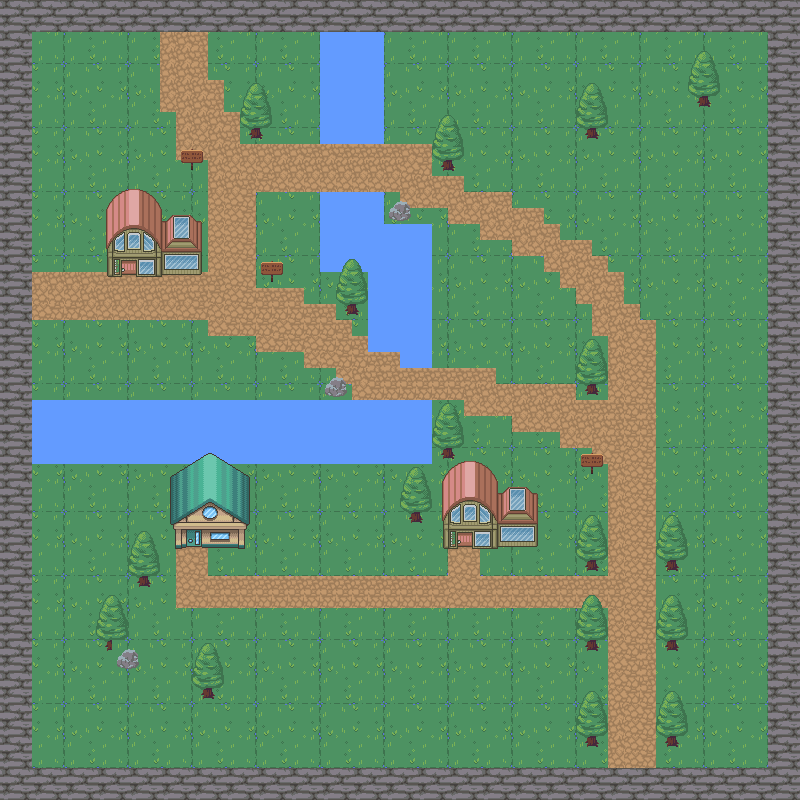

A 2D game scene composited from a Tiled map and its tileset images. What follows is a short description and the map's XML, with each tile layer's data collapsed to a summary:
An orthogonal 50x50 tile map with 16x16 px tiles, 6 tile layers (background, walls, water, path, ...), 2 tilesets and 41 objects (35x collision, player, enter_house, enter_house_exit).

<map version="1.5" tiledversion="1.7.2" orientation="orthogonal" renderorder="right-down" width="50" height="50" tilewidth="16" tileheight="16" infinite="0" nextlayerid="12" nextobjectid="58">
 <tileset firstgid="1" source="nature.tsx" />
 <tileset firstgid="721" source="house.tsx" />
 <layer id="1" name="background" width="50" height="50">
  <data>[2500 cells, 2500 non-empty, 16 distinct tile ids]</data>
 </layer>
 <layer id="2" name="walls" width="50" height="50">
  <data>[2500 cells, 384 non-empty, 4 distinct tile ids]</data>
 </layer>
 <layer id="3" name="water" width="50" height="50">
  <data>[2500 cells, 201 non-empty, 4 distinct tile ids]</data>
 </layer>
 <layer id="5" name="path" width="50" height="50">
  <data>[2500 cells, 385 non-empty, 4 distinct tile ids]</data>
 </layer>
 <objectgroup id="7" name="objects">
  <object id="1" name="player" x="628.347" y="716.564">
   <point />
  </object>
  <object id="2" x="-427.152" y="133.098">
   <point />
  </object>
  <object id="5" type="collision" x="40.239" y="3.09531" width="752.159" height="29.4054" />
  <object id="9" type="collision" x="767.636" y="40.239" width="17.0242" height="747.517" />
  <object id="10" x="537.036" y="939.425" />
  <object id="11" type="collision" x="35.596" y="769.183" width="724.302" height="20.1195" />
  <object id="12" type="collision" x="9.28592" y="26.3101" width="20.1195" height="750.612" />
  <object id="14" type="collision" x="320.364" y="40.239" width="60.3585" height="103.693" />
  <object id="16" type="collision" x="321.912" y="190.361" width="44.882" height="78.9303" />
  <object id="17" type="collision" x="372.984" y="229.053" width="55.7155" height="122.265" />
  <object id="21" type="collision" x="34.0484" y="402.39" width="397.746" height="61.9061" />
  <object id="22" x="416.319" y="521.559" rotation="28.887" />
  <object id="24" type="collision" x="394.651" y="359.056" width="37.1437" height="4.64299" />
  <object id="27" type="collision" x="176.432" y="148.575" width="29.4054" height="24.7624" />
  <object id="28" type="collision" x="236.791" y="78.9303" width="35.596" height="60.3585" />
  <object id="29" type="collision" x="434.89" y="116.074" width="30.9531" height="55.7155" />
  <object id="30" type="collision" x="337.388" y="267.744" width="29.4054" height="55.7155" />
  <object id="31" type="collision" x="260.006" y="256.91" width="23.2148" height="27.8578" />
  <object id="32" type="collision" x="578.822" y="94.4068" width="27.8578" height="47.9772" />
  <object id="33" type="collision" x="687.158" y="55.7155" width="30.9531" height="51.0725" />
  <object id="34" type="collision" x="388.461" y="201.195" width="23.2148" height="20.1195" />
  <object id="35" type="collision" x="581.917" y="340.484" width="20.1195" height="52.6202" />
  <object id="36" type="collision" x="325.007" y="382.27" width="21.6671" height="13.9289" />
  <object id="37" type="collision" x="437.986" y="408.58" width="26.3101" height="49.5249" />
  <object id="38" type="collision" x="577.275" y="453.462" width="29.4054" height="24.7624" />
  <object id="39" type="collision" x="659.3" y="516.916" width="26.3101" height="58.8108" />
  <object id="40" type="collision" x="577.275" y="516.916" width="29.4054" height="55.7155" />
  <object id="41" type="collision" x="402.39" y="478.225" width="27.8578" height="57.2632" />
  <object id="42" type="collision" x="133.098" y="533.94" width="20.1195" height="51.0725" />
  <object id="43" type="collision" x="102.145" y="603.585" width="21.6671" height="44.8819" />
  <object id="44" type="collision" x="116.074" y="651.562" width="20.1195" height="18.5718" />
  <object id="45" type="collision" x="195.004" y="642.276" width="24.7624" height="58.8108" />
  <object id="46" type="collision" x="577.275" y="598.942" width="24.7624" height="52.6202" />
  <object id="47" type="collision" x="659.3" y="603.585" width="27.8578" height="46.4296" />
  <object id="48" type="collision" x="578.822" y="696.444" width="23.2148" height="51.0725" />
  <object id="49" type="collision" x="657.752" y="696.444" width="29.4054" height="47.9772" />
  <object id="50" type="collision" x="109.883" y="227.505" width="91.3115" height="44.8819" />
  <object id="53" type="collision" x="439.533" y="502.987" width="94.4068" height="44.882" />
  <object id="54" type="collision" x="167.147" y="470.486" width="82.0256" height="75.835" />
  <object id="56" name="enter_house" type="enter_house" x="181.075" y="524.654" width="23.2148" height="24.5434" />
  <object id="57" name="enter_house_exit" type="enter_house_exit" x="193.676" y="606.091">
   <point />
  </object>
 </objectgroup>
 <layer id="8" name="decorations" width="50" height="50">
  <data>[2500 cells, 159 non-empty, 16 distinct tile ids]</data>
 </layer>
 <layer id="11" name="house" width="50" height="50">
  <data>[2500 cells, 140 non-empty, 91 distinct tile ids]</data>
 </layer>
</map>
